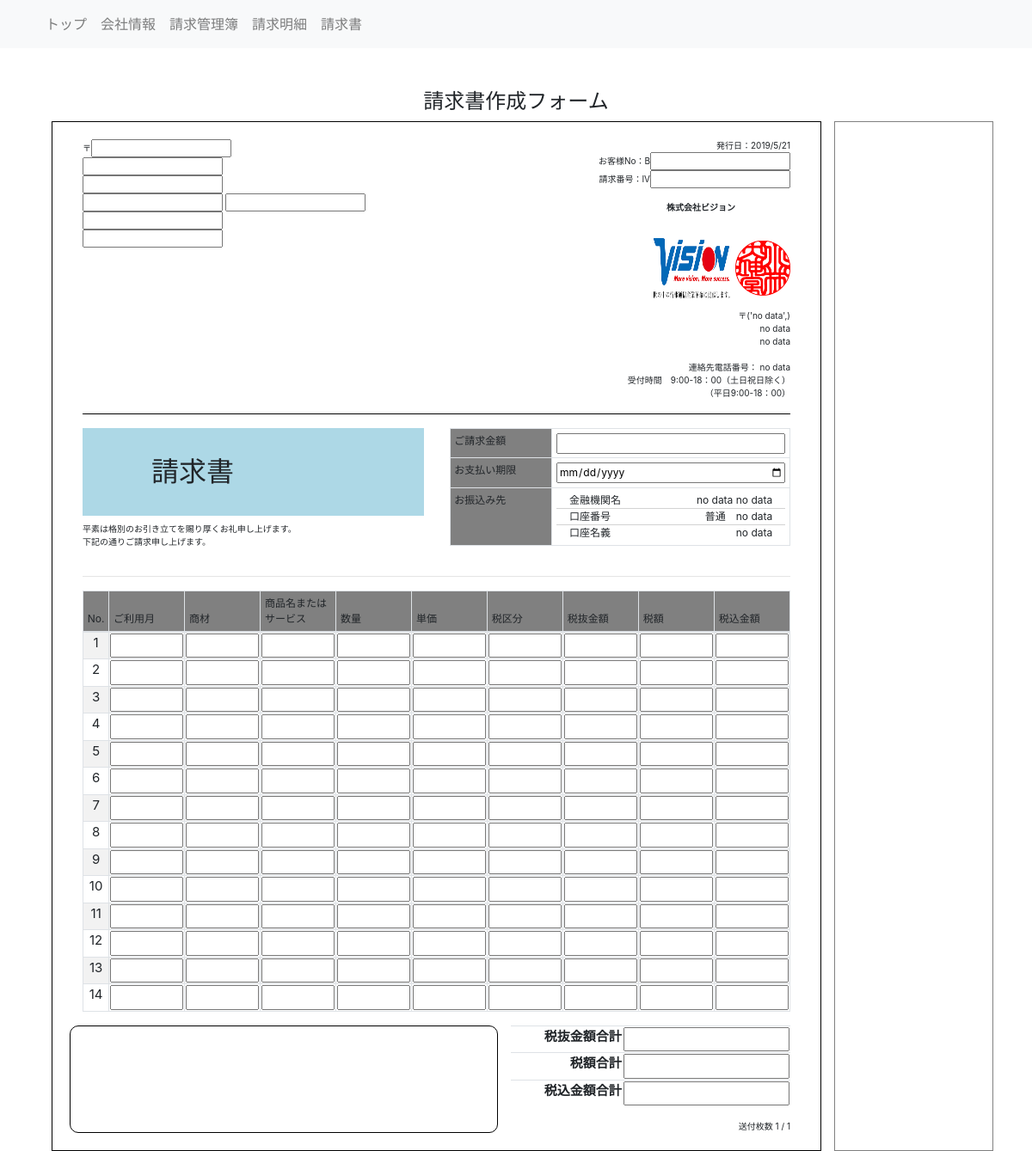
The app's page /invoice/mypage/create_invoice/ (signed in) with its own data.
### web/models.py (models this page shows, shortened)
class OurInfo(models.Model):
    zip = models.CharField(
        verbose_name = '郵便番号',
        max_length = 100,
    )
    address_1 = models.CharField(
        verbose_name = '住所1',
        max_length = 100
    )
    address_2 = models.CharField(
        verbose_name = '住所2',
        max_length = 100
    )
    phone = models.CharField(
        verbose_name = '電話番号',
        max_length = 100
    )
    @staticmethod
    def get_ourinfo():
        qs = OurInfo.objects.all()
        return qs[0]

class BankInfo(models.Model):
    class Meta:
        verbose_name = "口座情報"
        verbose_name_plural = "口座情報"
    types = [
        ('普通', '普通'),
        ('当座', '当座')
    ]
    bank = models.CharField(
        verbose_name = '金融機関名',
        max_length = 20,
        default = 'xxx銀行',
        blank = False,
        null = False
    )
    branch = models.CharField(
        verbose_name = '支店名',
        max_length = 20,
        default = 'xxx支店',
        blank = False,
        null = False
    )
    type = models.CharField(
        verbose_name = '口座種別',
        max_length = 20,
        choices = types,
        default = '普通'
    )
    number = models.CharField(
        verbose_name = '口座番号',
        max_length = 20,
        default = '00000',
        null = False,
        blank = False
    )
    meigi= models.CharField(
        verbose_name = '名義',
        max_length = 50,
    )
    @staticmethod
    def get_bank_info():
        qs = BankInfo.objects.all()
        return qs[0]

### web/views.py (the view)
# urls.py: path('create_invoice/', views.CreateInvoice.as_view(), name = 'create_invoice')
class CreateInvoice(LoginRequiredMixin, generic.TemplateView):
    template_name = 'create_invoice.html'
    def get_context_data(self, **kwargs):
        ctx = super().get_context_data(**kwargs)
        bank = BankInfo.get_bank_info()
        ourinfo = OurInfo.get_ourinfo()
        ctx['bank'] = bank
        ctx['ourinfo'] = ourinfo
        ctx['rec_per_page'] = range(14)
        return ctx

### templates/create_invoice.html (shortened to what this page needs)
{% extends 'base.html' %}
{% load humanize %}
{% load static %}
{% block header %}
請求書作成フォーム
{% endblock %}
{% block content %}
<div class="row">
  <div class="col-md-10">
    <div class="outline">
      <div class="container">
        <div class="row">
          <div class="col-md-6 col-6">
            〒<input id="zip" name="zip" type="text"><br/>
            <input id="address_1" type="text" name="address_1"><br/>
            <input id="address2" type="text" name="address_2"><br/>
            <input id="company" type="text" name=""> <input id="person" type="text" name="person"><br/>
            <input id="dept" type="text" name="dept"><br/>
            <input id="project" type="text" name="project"><br/>
          </div>
          <div class="col-md-6 col-6" style="text-align: right">
            発行日：<span id="date">{% now 'Y/n/j' %}</span><br/>
            お客様No：B<input type="text"><br/>
            請求番号：IV<input type="text"></br></br>
            <div style="margin-right: 4rem; font-weight: bold">株式会社ビジョン</div></br>
            <img src="{% static 'img/vision_logo.png' %}" style="width:6rem;height:6rem;"/>
            <img src="{% static 'img/vision_stamp.png' %}" style="width:4rem;height:4rem;"/><br/>
            〒{{ ourinfo.zip }}<br/>
            {{ ourinfo.address_1 }}<br/>
            {{ ourinfo.address_2 }}<br/></br>
            連絡先電話番号： {{ ourinfo.phone }}<br/>
            受付時間　9:00-18：00（土日祝日除く）<br/>
            （平日9:00-18：00）</br>
          </div>
        </div>
        <hr style="border-color:black">
        <div class="row">
        <div class="col-md-6 col-6">
          <h2 style="margin-top:0;padding-left:5rem;padding-top:2rem;padding-bottom:2rem;background-color:lightblue">請求書</h2>
          <p>平素は格別のお引き立てを賜り厚くお礼申し上げます。</br>下記の通りご請求申し上げます。</p>
        </div>
        <div class="col-md-6 col-6">
          <table id="summarytable" class="table table-bordered">
            <tr>
                <th style="width: 30%">ご請求金額</th>
                <td align="right"><input type="number" id="total" name="total"></td>
            </tr>
            <tr>
                <th style="width: 30%">お支払い期限</th>
                <td align="right"><input type="date"></td>
            </tr>
            <tr>
                <th style="width: 30%">お振込み先</th>
                <td style="padding-bottom: 0; padding-top: 0">
                  <div class="row bank-row">
                    <div class="col-md-5 col-5" style="text-align: left">
                      金融機関名
                    </div>
                    <div class="col-md-7 col-7">
                      {{ bank.bank }} {{ bank.branch }}
                    </div>
                  </div>
                  <div class="row bank-row">
                    <div class="col-md-4 col-4" style="text-align: left">
                      口座番号
                    </div>
                    <div class="col-md-8 col-8">
                      {{ bank.type }}　{{ bank.number }}
                    </div>
                  </div>
                  <div class="row bank-row" style="border-bottom: none">
                    <div class="col-md-4 col-4" style="text-align: left">
                      口座名義
                    </div>
                    <div class="col-md-8 col-8">
                      {{ bank.meigi }}
                    </div>
                  </div>
                </td>
            </tr>
          </table>
        </div>
      </div>
      <hr>
        <table id="invoice_table" class="table table-bordered table-striped table-condensed">
          <thead>
            <tr>
              <th>No.</th>
              <th>ご利用月</th>
              <th>商材</th>
              <th>商品名またはサービス</th>
              <th>数量</th>
              <th>単価</th>
              <th>税区分</th>
              <th>税抜金額</th>
              <th>税額</th>
              <th>税込金額</th>
            </tr>
          </thead>
          <tbody>
            {% for i in rec_per_page %}
            <tr>
              <td align="center">{{ forloop.counter }}</td>
              <td align="center"><input id="yearmonth_{{ forloop.counter }}" type="text"></td>
              <td align="center"><input id="category_{{ forloop.counter }}" type="text"></td>
              <td align="center"><input id="service_name_{{ forloop.counter }}" type="text"></td>
              <td align="right"><input id="amount_{{ forloop.counter }}" type="number"></td>
              <td align="right"><input id="unit_price_{{ forloop.counter }}"></td>
              <td align="center"><input id="tax_type_{{ forloop.counter }}"></td>
              <td align="right"><input id="invoice_amount_wo_tax_{{ forloop.counter }}" type="number"></td>
              <td align="right"><input id="tax_amount_{{ forloop.counter }}"></td>
              <td align="right"><input id="invoice_amount_w_tax_{{ forloop.counter }}"></td>
            </tr>
            {%  endfor %}
          </tbody>
        </table>
      <div class="row">
        <div class="col-md-7 col-7" style="border: solid 1px black; border-radius: 10px;">
        </div>
        <div class="col-md-5 col-5" style="text-align: right">
          <table id="summary_table" class="table">
            <tr>
              <th style="width: 40%">税抜金額合計</th>
              <td><input id="total_wo_tax" type="number"></td>
            </tr>
            <tr>
              <th style="width: 40%">税額合計</th>
              <td><input id="total_tax" type="number"></td>
            </tr>
            <tr>
              <th  style="width:40%">税込金額合計</th>
              <td><input id="total_w_tax" type="number"></td>
            </tr>
          </table>
          <p style="margin:0">送付枚数 1 / 1</p>
        </div>
      </div>
      </div>
  </div>
  </div>
  <div class="col-md-2 search-column">
  </div>
</div>
{% endblock %}

### templates/base.html (style rules this page uses)
.table.table { font-size: 12px!important; }
tr th, tr td { padding: 0.3rem !important; margin: 0.3rem !important; }

### templates/create_invoice.html (style rules this page uses)
#invoice_table thead tr th, #summarytable tr th { background-color: gray!important; font-weight: normal!important }
#summarytable tr td { text-align: right; }
#invoice_table tbody tr td, #invoice_table tbody tr th, #summary_table tr th, #summary_table tr td { height: 5px!important; font-size: 15px !important; padding: 1px!important; margin: 1px!important; }
.outline { border: black solid 1px; padding: 20px; font-size: 10px; }
.bank-row { margin: 0; border-bottom: solid 1px lightgray }
td input { width: 100% }
.search-column { border: gray solid 1px; }

### records on screen
OurInfo: zip "('no data',)", address_1 "no data", address_2 "no data", phone "no data"
BankInfo: bank "no data", branch "no data", type "普通", number "no data", meigi "no data"
